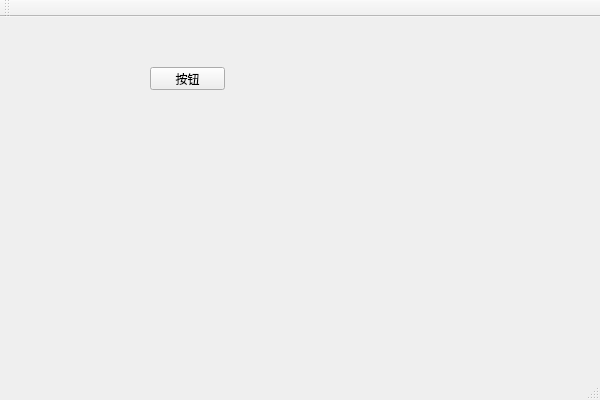
<?xml version="1.0" encoding="UTF-8"?>
<ui version="4.0">
 <class>nWindowsClass</class>
 <widget class="QMainWindow" name="nWindowsClass">
  <property name="geometry">
   <rect>
    <x>0</x>
    <y>0</y>
    <width>600</width>
    <height>400</height>
   </rect>
  </property>
  <property name="windowTitle">
   <string>nWindows</string>
  </property>
  <widget class="QWidget" name="centralWidget">
   <widget class="QPushButton" name="pushButton">
    <property name="geometry">
     <rect>
      <x>150</x>
      <y>50</y>
      <width>75</width>
      <height>23</height>
     </rect>
    </property>
    <property name="text">
     <string>按钮</string>
    </property>
   </widget>
  </widget>
  <widget class="QMenuBar" name="menuBar">
   <property name="geometry">
    <rect>
     <x>0</x>
     <y>0</y>
     <width>600</width>
     <height>23</height>
    </rect>
   </property>
  </widget>
  <widget class="QToolBar" name="mainToolBar">
   <attribute name="toolBarArea">
    <enum>TopToolBarArea</enum>
   </attribute>
   <attribute name="toolBarBreak">
    <bool>false</bool>
   </attribute>
  </widget>
  <widget class="QStatusBar" name="statusBar"/>
 </widget>
 <layoutdefault spacing="6" margin="11"/>
 <resources>
  <include location="nwindows.qrc"/>
 </resources>
 <connections>
  <connection>
   <sender>pushButton</sender>
   <signal>clicked()</signal>
   <receiver>nWindowsClass</receiver>
   <slot>close()</slot>
   <hints>
    <hint type="sourcelabel">
     <x>197</x>
     <y>102</y>
    </hint>
    <hint type="destinationlabel">
     <x>316</x>
     <y>479</y>
    </hint>
   </hints>
  </connection>
 </connections>
</ui>
